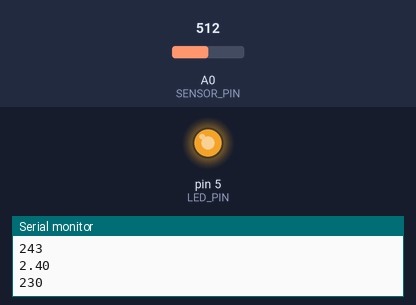
The sketch below on a simulated Arduino Uno, built with avr-gcc and run on an emulated ATmega328P. On the bench: output pins drawn as LEDs (lit = HIGH), the last lines printed to the serial monitor. The test bench sets the inputs (shaded band); at power-on: A0 (SENSOR_PIN) = 512.

Above: at 1.2 s.
1.3 s: A0 (SENSOR_PIN) set to 487
2.8 s: A0 (SENSOR_PIN) set to 510
At 2.97 s:
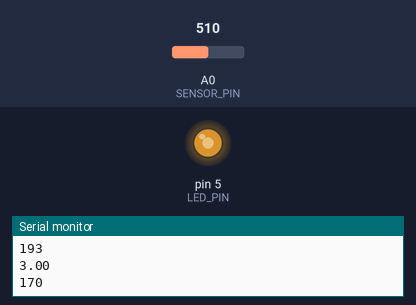
At 3.92 s:
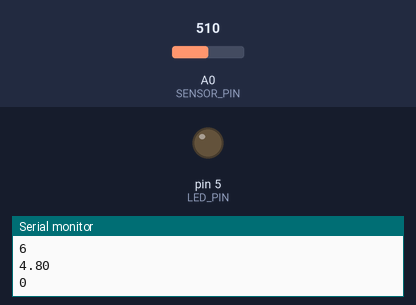
5.8 s: A0 (SENSOR_PIN) set to 490
At 5.8 s:
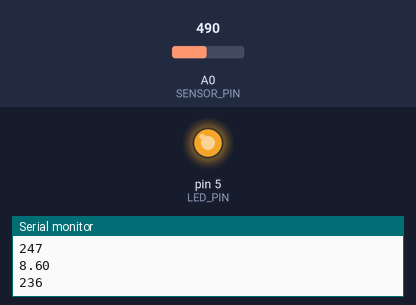
Timing chart, 0 to 8.8 s (numbered marks = the images above; inputs shaded):
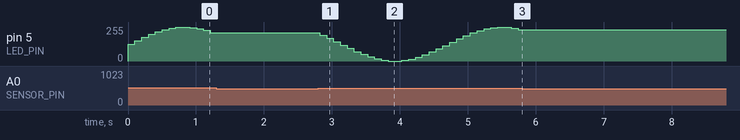

The sketch:

sketch_sep30d.ino
```cpp
/*
   This sketch was modified by the second easing code example
   created by Phillip David Stearns
   for Phsical Computing Week 5 class.
   https://github.com/phillipdavidstearns/PGTE_5585_F2019/blob/master/notes/week5/arduino/easing/easing.ino
*/

#define LED_PIN 5
#define SENSOR_PIN A0

float progress;
int value;

void setup() {
  Serial.begin(9600);

  progress = 0.0;
  value = 0;
  pinMode(LED_PIN, OUTPUT);
}

void loop() {
  int sensor = analogRead(SENSOR_PIN);

//  int current_time = millis();

  if (sensor > 500) {
    value = int(255 * (0.5 * sin(progress) + 0.5));
    progress+=0.2;
  }
  analogWrite(LED_PIN, value);

  Serial.println(progress);
  Serial.println(value);

  delay(100);

}
```

Measured:
- after the input at 1.3 s, pin 5 (LED_PIN): stops changing and stays 213/255
- after the input at 2.8 s, pin 5 (LED_PIN): 213/255 → 193/255 at once, → 170/255 0.10 s later, → 145/255 0.10 s later, → 120/255 0.10 s later, … (29 changes in this stretch)
- after the input at 5.8 s, pin 5 (LED_PIN): stops changing and stays 236/255
- by itself, pin 5 (LED_PIN): rises from 0/255 to 254/255 in 0.81 s, then falls to 213/255 in 0.40 s
